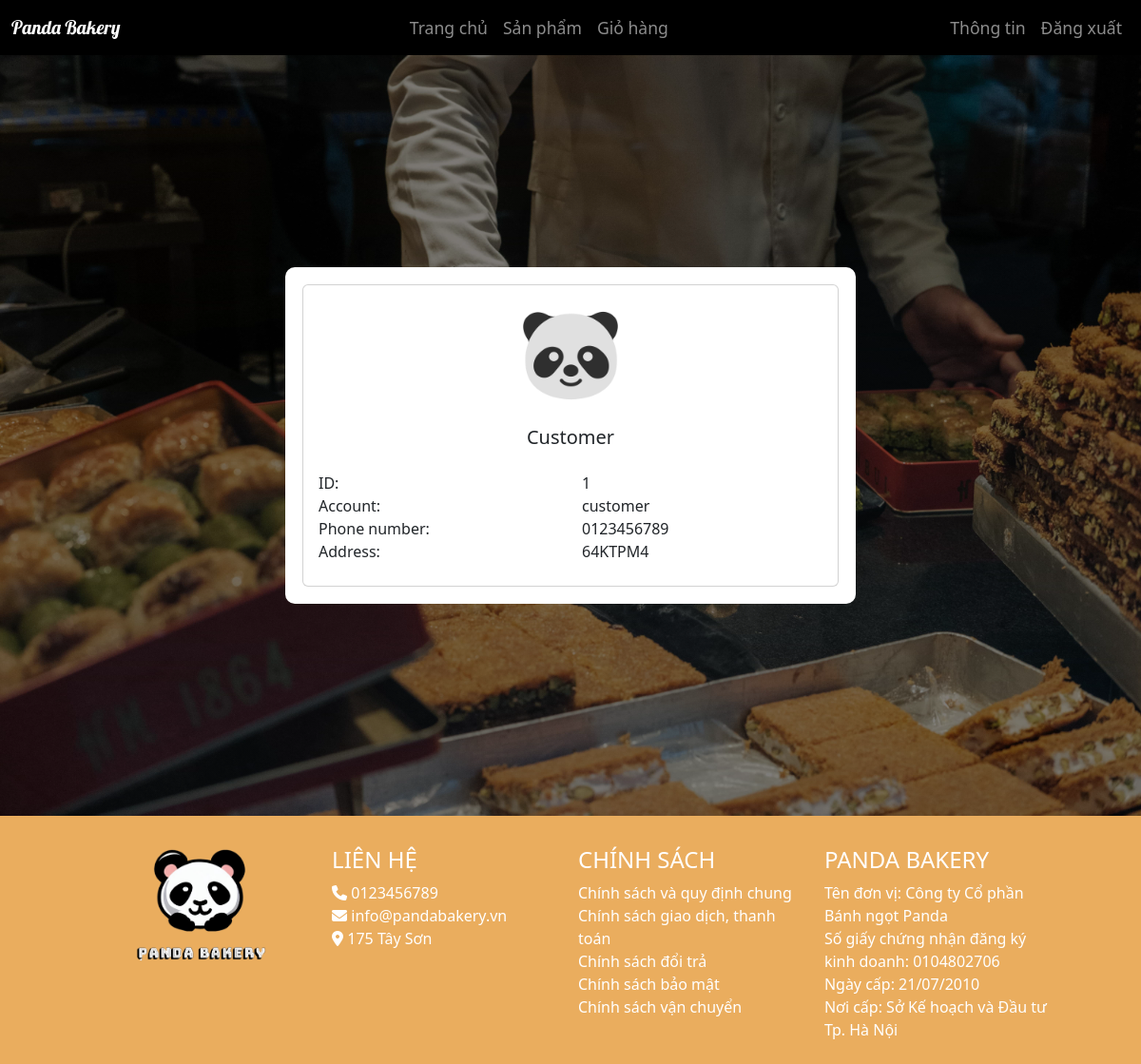
Page /profile.php (signed in) on the committed database.
### tables this page shows
CREATE TABLE `customer` (
  `customer_id` int(11) NOT NULL,
  `account` varchar(32) NOT NULL,
  `password` varchar(255) NOT NULL,
  `fullname` varchar(100) NOT NULL,
  `address` varchar(150) NOT NULL,
  `phone` varchar(10) NOT NULL,
  `admin_id` int(11) DEFAULT 1
);

CREATE TABLE `shop` (
  `address_id` int(11) NOT NULL,
  `address` varchar(150) NOT NULL,
  `admin_id` int(11) NOT NULL
);

### profile.php (the view, shortened to what this page needs)
<?php
include('assets/header.php');
?>
<main class="background-2">
    <div class="myform container">
        <div>
            <div class="card p-3 py-4">
                <div class="text-center">
                    <img src="assets/images/avatar.png" width="100">
                </div>
                <div class="mt-3">
                    <?php
                    if($_SESSION['customer']) {
                        $user_id = $_SESSION['user_id'];
                        $sql = "SELECT * FROM customer WHERE customer_id = '$user_id'";
                        $query = mysqli_query($con, $sql);
                        $row = mysqli_fetch_assoc($query); ?>
                            <h5 class="mt-2 mb-0 text-center mb-4"><?php echo $row['fullname'] ?></h5>
                            <div class="row">
                                <div class="col fw-medium">ID:</div>
                                <div class="col"><?php echo $row['customer_id'] ?></div>
                            </div>
                            <div class="row">
                                <div class="col fw-medium">Account:</div>
                                <div class="col"><?php echo $row['account'] ?></div>
                            </div>
                            <div class="row">
                                <div class="col fw-medium">Phone number:</div>
                                <div class="col"><?php echo $row['phone']?></div>
                            </div>
                            <div class="row">
                                <div class="col fw-medium">Address:</div>
                                <div class="col"><?php echo $row['address']?></div>
                            </div>
                    <?php };
                        $row = mysqli_fetch_assoc($query); ?>
                </div>
            </div>
        </div>
    </div>
</main>
<?php
include('assets/footer.php');
?>

### assets/footer.php (shortened to what this page needs)
<footer class="bg-orange pt-4">
    <div id="contact" class="container-fluid d-flex justify-content-center align-items-center">
        <div class="row">
            <div class="p-2 col-lg-3 col-md-6 col-sm-12 col-xs-12">
                <img src="assets/images/logo.png" alt="logo" class="contact-logo">
            </div>
            <div class="p-2 col-lg-3 col-md-6 col-sm-12 col-xs-12">
                <h4 class="text-white">LIÊN HỆ</h4>
                <a href="tel:+84123456789" class="text-decoration-none text-white d-block"><i class="fa-solid fa-phone"></i> 0123456789</a>
                <a href="mailto:info@pandabakery.vn" class="text-decoration-none text-white d-block"><i class="fa-solid fa-envelope"></i> info@pandabakery.vn</a>
                <?php
                    $sql = "SELECT * FROM shop";
                    $query = mysqli_query($con, $sql);
                    while($row = mysqli_fetch_assoc($query)) { ?>
                        <span class="text-white d-block"><i class="fa-solid fa-location-dot"></i> <?php echo $row['address'] ?></span>
                    <?php } ?>
            </div>
            <div class="p-2 col-lg-3 col-md-6 col-sm-12 col-xs-12">
                <h4 class="text-white">CHÍNH SÁCH</h4>
                <a href="#" class="text-decoration-none text-white d-block">Chính sách và quy định chung</a>
                <a href="#" class="text-decoration-none text-white d-block">Chính sách giao dịch, thanh toán</a>
                <a href="#" class="text-decoration-none text-white d-block">Chính sách đổi trả</a>
                <a href="#" class="text-decoration-none text-white d-block">Chính sách bảo mật</a>
                <a href="#" class="text-decoration-none text-white d-block">Chính sách vận chuyển</a>
            </div>
            <div class="p-2 col-lg-3 col-md-6 col-sm-12 col-xs-12">
                <h4 class="text-white">PANDA BAKERY</h4>
                <p class="text-white">
                    Tên đơn vị: Công ty Cổ phần Bánh ngọt Panda <br>
                    Số giấy chứng nhận đăng ký kinh doanh: 0104802706 <br>
                    Ngày cấp: 21/07/2010 <br>
                    Nơi cấp: Sở Kế hoạch và Đầu tư Tp. Hà Nội
                </p>
            </div>
        </div>
    </div>
</footer>
</body>
</html>

### assets/style.css (style rules this page uses)
.bg-orange { background-color: rgb(234, 173, 94); }
.contact-logo { width: 140px; border-radius: 15px; object-fit: cover; object-position: center; display: block; margin-left: auto; margin-right: auto; }
.background-2 { min-height: 100vh; width: 100%; display: flex; align-items: center; justify-content: center; background: linear-gradient(rgba(0, 0, 0, 0.5), rgba(0, 0, 0, 0.5)), url('images/background-2.jpg'); background-size: cover; object-fit: cover; object-position: center; background-repeat: no-repeat; }
.myform { background-color: white; max-width: 50vw; padding: 1.5%; border-radius: 10px; }

### rows in the picture
customer: fullname "Customer", customer_id "1", account "customer", phone "0123456789", address "64KTPM4"
shop: address "175 Tây Sơn"
